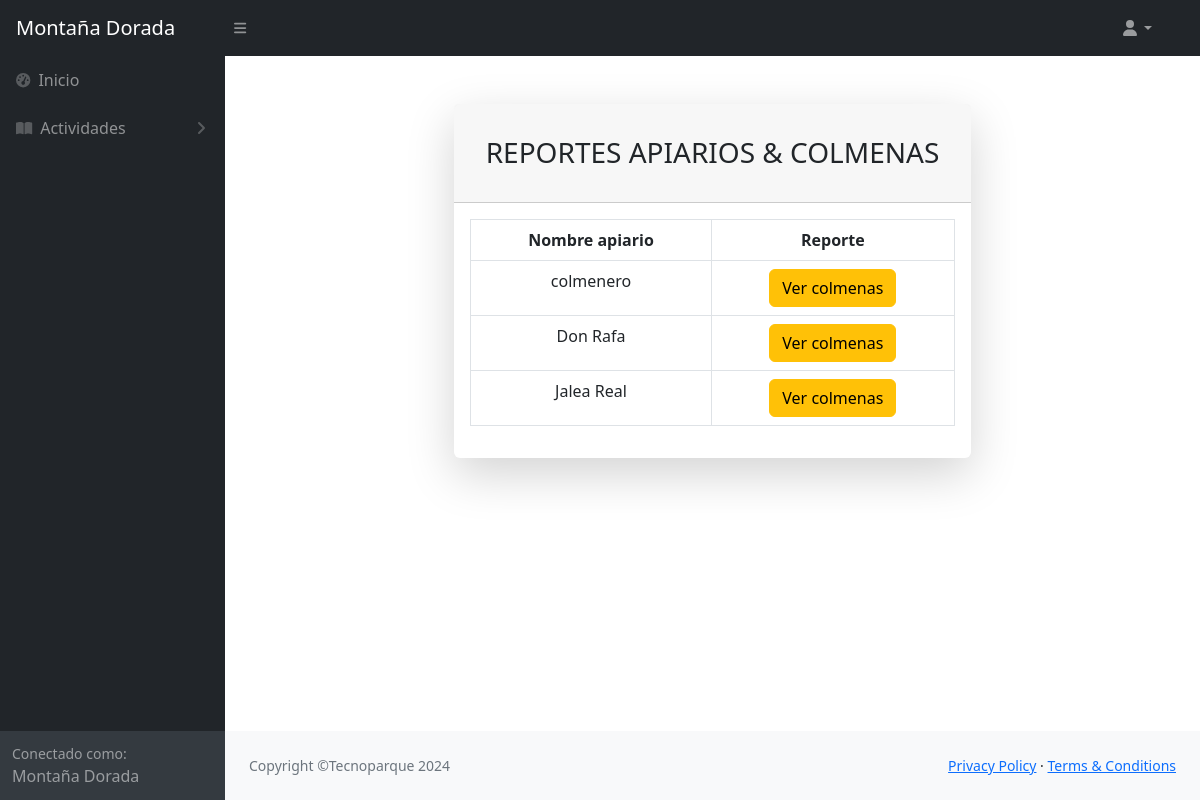
The app's page /layoutAdmin/Reportes/home.php, older data.
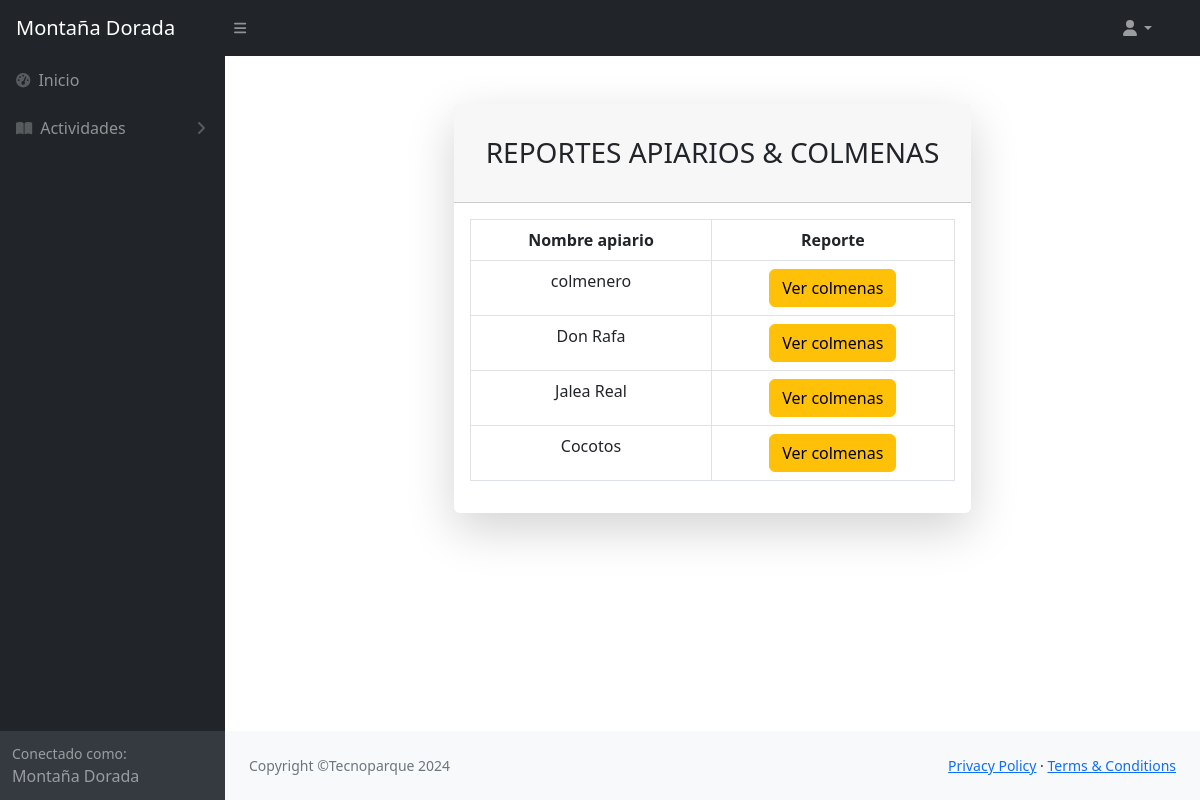
The same page, newer data.
### tables this page shows
CREATE TABLE `apiarios` (
  `id` int(11) NOT NULL,
  `nombre` varchar(100) NOT NULL,
  `municipio` varchar(100) NOT NULL,
  `finca` varchar(100) NOT NULL,
  `granjero` varchar(100) NOT NULL,
  `telefono` varchar(70) NOT NULL,
  `fecha_instal` date NOT NULL,
  `ubicacion_map` varchar(300) NOT NULL
);

### layoutAdmin/Reportes/home.php (the view, shortened to what the changed rows need)
<!DOCTYPE html>
<html lang="es">
<head>
    <link rel="stylesheet" href="/layoutAdmin/css/styles.css">
    <link href="https://cdn.jsdelivr.net/npm/simple-datatables@7.1.2/dist/style.min.css" rel="stylesheet" />
    <link href="../css/styles.css" rel="stylesheet" />
</head>
<body class="sb-nav-fixed">
    <div id="layoutSidenav">
        <div id="layoutSidenav_content">
            <main>
                <div class="container-fluid px-4">
                    <div class="container">
                        <div class="row justify-content-center">
                            <div class="col-lg-7">
                                <div class="card shadow-lg border-0 rounded-lg mt-5">
                                    <div class="card-body  ">
                                        <div class="table-responsive ">
                                            <table id="tablaapiarios" class="table table-bordered table-hover">
                                                <thead class="text-center ">
                                                    <tr>
                                                        <th>Nombre apiario</th>
                                                        <th>Reporte</th>
                                                    </tr>
                                                </thead>
                                                <tbody>
                                                    <?php
                                                    include '../Colmenas/conexion.php';
                                                    $sql = "SELECT * FROM apiarios";
                                                    $result = $conn->query($sql);
                                                    if ($result->num_rows > 0) {
                                                        while ($row = $result->fetch_assoc()) {
                                                            echo "   <tr>";
                                                            echo "<td  class=text-center   >" . $row["nombre"] . "</td>";
                                                            echo "<td  class=text-center > <form action='reportes.php' method='get'><input class='btn btn-warning' value='Ver colmenas' type='submit'/>
                                                        <input type='hidden' name='apiario_id' value=" . $row["id"] . " />
                                                        </form></td>";
                                                            echo "</tr>";
                                                        }
                                                    } else {
                                                        echo "0 resultados";
                                                    }
                                                    ?>
                                                </tbody>
                                            </table>
                                        </div>
                                    </div>
                                </div>
                            </div>
                        </div>
                    </div>
                </div>
            </main>
        </div>
    </div>
</body>
</html>

Row changes from the older to the newer data that the page shows:
added apiarios: nombre "Cocotos"
